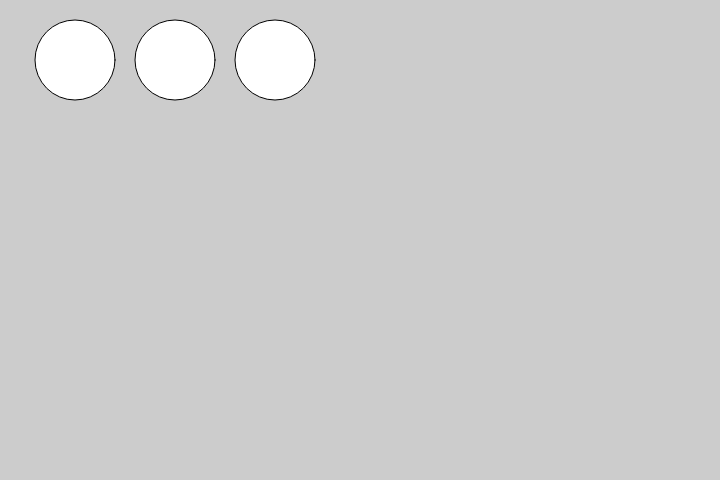
Frame 1 (no input)
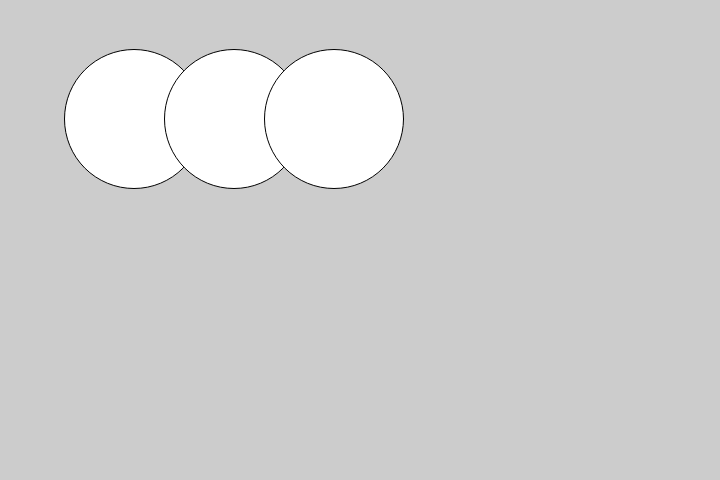
Frame 60 (no input)
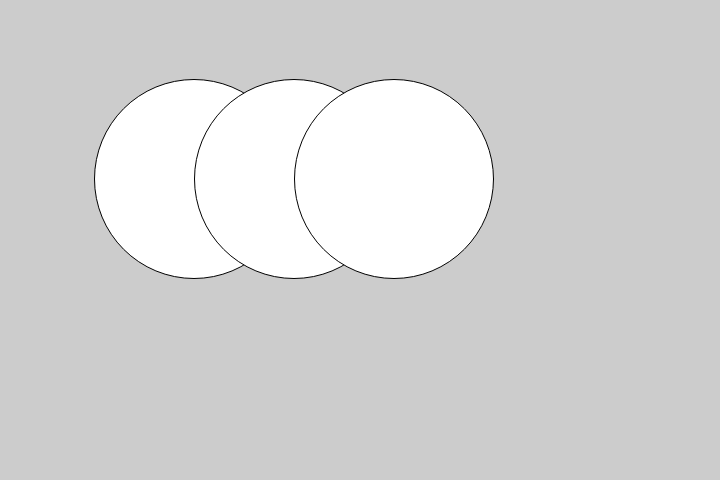
Frame 120 (the mouse pressed at the canvas centre since frame 60)

The p5.js sketch that drew these frames (run headless with seeded random() and noise() and a simulated clock; from frame 60 on, the mouse is pressed at the canvas centre):

// p5.js sketch
// ── sketch.js
let y = 60;
let d = 80;
let i = 0;

function setup() {
  createCanvas(720, 480);
}

function draw() {
  background(204);
  ellipse(75+i, y, d, d);
  ellipse(175+i, y, d, d);
  ellipse(275+i, y, d, d)
  y++;
  d++;
  i++;
}
